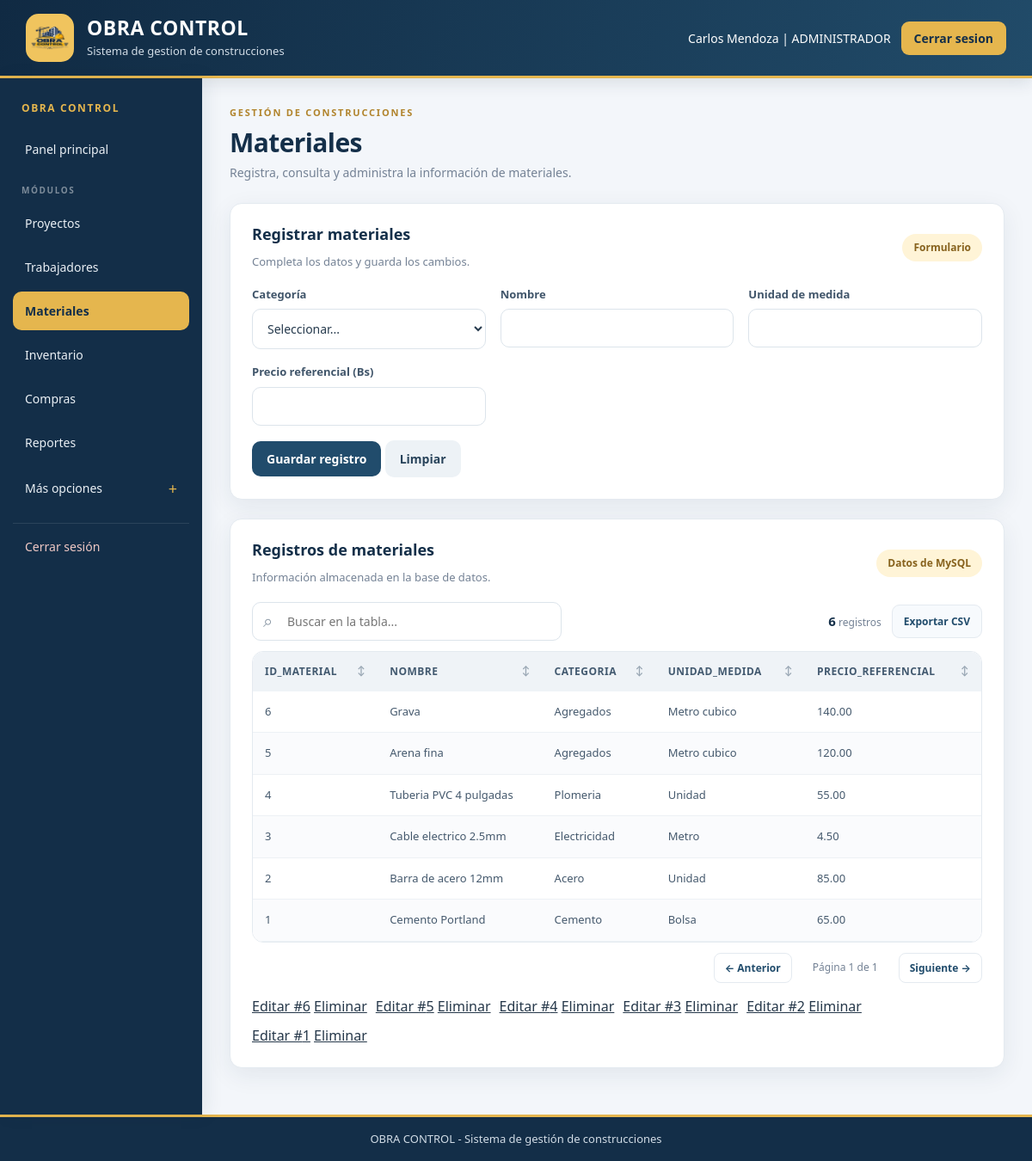
The page /administrador/materiales.php (signed in) on the database its author committed.
### tables this page shows
CREATE TABLE material (
    id_material INT UNSIGNED AUTO_INCREMENT PRIMARY KEY,
    id_categoria INT UNSIGNED NOT NULL,
    nombre VARCHAR(120) NOT NULL,
    unidad_medida VARCHAR(30) NOT NULL,
    precio_referencial DECIMAL(10,2) NOT NULL DEFAULT 0,

    CONSTRAINT chk_material_precio
    CHECK (precio_referencial >= 0),

    CONSTRAINT fk_material_categoria
    FOREIGN KEY (id_categoria)
    REFERENCES categoria_material(id_categoria)
);

CREATE TABLE categoria_material (
    id_categoria INT UNSIGNED AUTO_INCREMENT PRIMARY KEY,
    nombre VARCHAR(100) NOT NULL UNIQUE,
    descripcion VARCHAR(200)
);

### administrador/materiales.php (the view, shortened to what this page needs)
<?php
require_once '../conexion.php';
require_once '../funciones.php';
$registro_editar = null;
$resultado = $conn->query("SELECT m.id_material,m.nombre,c.nombre AS categoria,m.unidad_medida,m.precio_referencial FROM material m INNER JOIN categoria_material c ON m.id_categoria=c.id_categoria ORDER BY m.id_material DESC");
?>
<!DOCTYPE html>
<html lang="es">
<head>
    <link rel="stylesheet" href="../css/estilo.css">
</head>
<body>
    <?php include '../encabezado.php';
    include '../menu.php'; ?>
    <section class="titulo-pagina"><span class="sobre-titulo">GESTIÓN DE CONSTRUCCIONES</span>
        <h2 class="titulo-seccion">Materiales</h2>
        <p>Registra, consulta y administra la información de materiales.</p>
    </section>
    <section class="tarjeta">
        <div class="encabezado-tabla">
            <div>
                <h3 class="titulo-tarjeta"><?php echo $registro_editar ? 'Editar registro' : 'Registrar materiales'; ?>
                </h3>
                <p>Completa los datos y guarda los cambios.</p>
            </div><span class="etiqueta">Formulario</span>
        </div>
        <form method="POST" class="rejilla-formulario"><input type="hidden" name="id_registro"
            <div><label class="etiqueta-campo">Categoría</label><select name="id_categoria" required>
                    <option value="">Seleccionar...</option>
                </select></div>
            <div><label class="etiqueta-campo">Nombre</label><input type="text" name="nombre"
                    value="<?php echo htmlspecialchars((string) ($registro_editar['nombre'] ?? '')); ?>" required></div>
            <div><label class="etiqueta-campo">Unidad de medida</label><input type="text" name="unidad_medida"
                    value="<?php echo htmlspecialchars((string) ($registro_editar['unidad_medida'] ?? '')); ?>" required>
            </div>
            <div><label class="etiqueta-campo">Precio referencial (Bs)</label><input type="number"
                    name="precio_referencial"
                    value="<?php echo htmlspecialchars((string) ($registro_editar['precio_referencial'] ?? '')); ?>"
                    step="0.01" min="0" required></div>
            <div class="campo-completo"><button type="submit" class="boton-principal" name="guardar">Guardar
                    registro</button> <a class="boton boton-secundario" href="materiales.php">Limpiar</a></div>
        </form>
    </section>
    <section class="tarjeta">
        <div class="encabezado-tabla">
            <div>
                <h3 class="titulo-tarjeta">Registros de materiales</h3>
                <p>Información almacenada en la base de datos.</p>
            </div><span class="etiqueta">Datos de MySQL</span>
        </div><?php mostrar_tabla($resultado); ?>
        <div class="lista-acciones">
            <?php if ($resultado && $resultado->num_rows > 0) {
                $resultado->data_seek(0);
                while ($fila_accion = $resultado->fetch_assoc()) { ?><span><a
                            href="?editar=<?php echo (int) $fila_accion['id_material']; ?>">Editar
                            #<?php echo (int) $fila_accion['id_material']; ?></a> <a class="enlace-peligro"
                            href="?eliminar=<?php echo (int) $fila_accion['id_material']; ?>"
                            onclick="return confirm('¿Eliminar este registro?')">Eliminar</a></span><?php }
            } ?></div>
    </section>
    <?php include '../menu_final.php'; ?>
</body>
</html>

### funciones.php (shortened to what this page needs)
<?php
function mostrar_tabla($resultado)
{
    $campos = $resultado->fetch_fields();
    $columnas = [];
    foreach ($campos as $campo) {
        $columnas[] = $campo->name;
    }
    $filas = [];
    while ($fila = $resultado->fetch_assoc()) {
        $filas[] = $fila;
    }
    echo "<div class='modulo-tabla'><div class='herramientas-tabla'>";
    echo "<div class='busqueda-tabla'><span class='icono-buscar'>⌕</span><input type='search' class='campo-busqueda-tabla' placeholder='Buscar en la tabla...' aria-label='Buscar en la tabla'></div>";
    echo "<div class='acciones-tabla'><span class='contador-filas'><strong>" . count($filas) . "</strong> registros</span><button type='button' class='boton-exportar' onclick='exportarTabla(this)'>Exportar CSV</button></div></div>";
    echo "<div class='contenedor-tabla'><table class='tabla-datos'><thead><tr>";
    foreach ($columnas as $indice => $columna) {
        echo "<th class='cabecera-ordenable' data-columna='" . $indice . "' tabindex='0'>" . htmlspecialchars($columna) . "<span class='icono-orden'>↕</span></th>";
    }
    echo "</tr></thead><tbody>";
    foreach ($filas as $fila) {
        echo "<tr>";
        foreach ($columnas as $columna) {
            echo "<td>" . htmlspecialchars((string) ($fila[$columna] ?? "")) . "</td>";
        }
        echo "</tr>";
    }
    echo "</tbody></table></div>";
    echo "<div class='paginacion-tabla'><button type='button' class='boton-pagina' data-direccion='-1'>← Anterior</button><span class='indicador-pagina'></span><button type='button' class='boton-pagina' data-direccion='1'>Siguiente →</button></div></div>";
}
?>

### rows shown on the page
material: id_material "6", nombre "Grava", id_categoria.nombre "Agregados", unidad_medida "Metro cubico", precio_referencial "140.00"
material: id_material "5", nombre "Arena fina", id_categoria.nombre "Agregados", unidad_medida "Metro cubico", precio_referencial "120.00"
material: id_material "4", nombre "Tuberia PVC 4 pulgadas", id_categoria.nombre "Plomeria", unidad_medida "Unidad", precio_referencial "55.00"
material: id_material "3", nombre "Cable electrico 2.5mm", id_categoria.nombre "Electricidad", unidad_medida "Metro", precio_referencial "4.50"
material: id_material "2", nombre "Barra de acero 12mm", id_categoria.nombre "Acero", unidad_medida "Unidad", precio_referencial "85.00"
material: id_material "1", nombre "Cemento Portland", id_categoria.nombre "Cemento", unidad_medida "Bolsa", precio_referencial "65.00"

### other values the page prints
$_SESSION["nombre"] "Carlos Mendoza"
$_SESSION["rol"] "ADMINISTRADOR"
$etiqueta "Proyectos"
$etiqueta "Trabajadores"
$etiqueta "Materiales"
$etiqueta "Inventario"
$etiqueta "Compras"
$etiqueta "Reportes"
count($filas) "6"
$columna "ID_MATERIAL"
$columna "NOMBRE"
$columna "CATEGORIA"
$columna "UNIDAD_MEDIDA"
$columna "PRECIO_REFERENCIAL"
